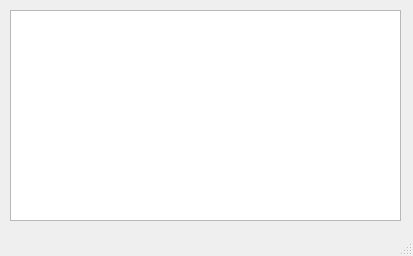
<?xml version="1.0" encoding="UTF-8"?>
<ui version="4.0">
 <class>MainWindow</class>
 <widget class="QMainWindow" name="MainWindow">
  <property name="geometry">
   <rect>
    <x>0</x>
    <y>0</y>
    <width>413</width>
    <height>256</height>
   </rect>
  </property>
  <property name="windowTitle">
   <string>MainWindow</string>
  </property>
  <widget class="QWidget" name="centralwidget">
   <widget class="QPlainTextEdit" name="plainTextEdit">
    <property name="geometry">
     <rect>
      <x>10</x>
      <y>10</y>
      <width>391</width>
      <height>211</height>
     </rect>
    </property>
   </widget>
  </widget>
  <widget class="QMenuBar" name="menubar">
   <property name="geometry">
    <rect>
     <x>0</x>
     <y>0</y>
     <width>413</width>
     <height>21</height>
    </rect>
   </property>
  </widget>
  <widget class="QStatusBar" name="statusbar"/>
 </widget>
 <resources/>
 <connections/>
</ui>
